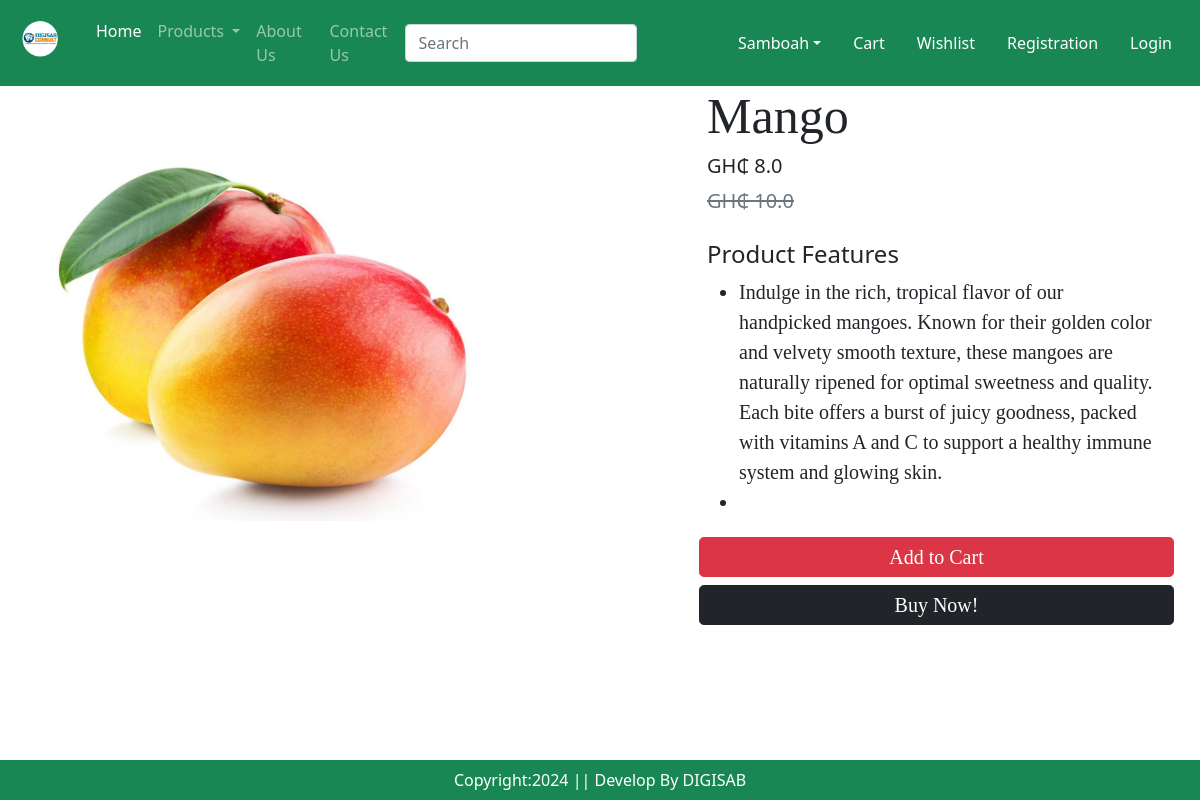
Screenshot of /product-detail/1 with the database file from the repository.
### app/models.py (models this page shows, shortened)
class Product(models.Model):
    title = models.CharField(max_length=100)
    selling_price = models.FloatField()
    discounted_price = models.FloatField()
    description = models.TextField()
    composition = models.TextField(default='')
    prodapp = models.TextField(default='')
    category = models.CharField(choices=CATEGORY_CHOICES, max_length=2)
    product_image = models.ImageField(upload_to='product')

### app/views.py (the view)
# urls.py: path("product-detail/<int:pk>", views.ProductDetail.as_view(),name="product-detail"),
class ProductDetail(View):
    def get(self,request,pk):
        product = Product.objects.get(pk=pk)
        return render(request,"app/productdetail.html",locals())

### app/templates/app/productdetail.html (shortened to what this page needs)
{% extends "app/base.html" %}
{% load static %}
{% block main-content %}
    <div class="container">
        <div class="row flex justify-content-between">
            <div class="img2 col-lg-5 mt-5">
                <img src="{{product.product_image.url}}" class="image col-xs-6
                col-sm-12 col-lg-12 mt-3 text-sm-center w-100 h-75" alt="" />
            </div>
            <div class="productdetail col-lg-5">
                 <h1 style="font-family: Georgia; font-size: 50px">
                 {{product.title}}
                 </h1>
                 <h5>GH₵ {{product.discounted_price}}</h5>
                 <small class="text-decoration-line-through text-muted
                 fs-5"><del>GH₵ {{product.selling_price}}</small></del>
                 <br><br><h4>Product Features</h4>
                 <ul class="fs-5" style="font-family:Rajdhani;">
                     <li>{{product.description}}<li>
                 </ul>
                 <div class="buttons row flex" style="font-family:Rajdhani;">
                    <button type="submit" class="d-grid gap-2 btn1 btn btn-danger
                    p-1 m-1 btn-lg text-decoration-none text-white">Add to Cart</button>
                    <di class="btn btn-dark p-1 m-1 btn-lg">
                     <a href="#" class="text-decoration-none text-white">Buy Now!</a></div>
                 </div>
            </div>
        </div>
{% endblock main-content %}

### rows the page displays
Product: product_image (picture), title "Mango", discounted_price "8.0", selling_price "10.0", description "Indulge in the rich, tropical flavor of our handpicked mangoes. Known for their golden color and velvety smooth texture, these mangoes are naturally ripened for optimal sweetness and quality. Each bite offers a burst of juicy goodness, packed with vitamins A and C to support a healthy immune system and glowing skin."
